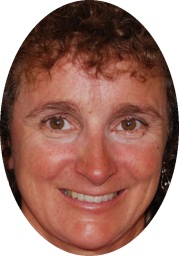
#> input picture test.jpg, 179 x 256 px, found by its file name
$ jupyter execute --allow-errors FaceAndSmileAnalyzer.ipynb   (shell and % lines are left out)
#> lines starting #> are read from the running program, lines starting #| are printed output that depends on the picture; after the words box and inside, x2 and y2 are one past the last pixel; in counts of white or black regions, pixels touching at a corner belong together
[cell 1]

import numpy as np
#import sys
#sys.path.append('/Users/Vicky/anaconda3/lib/python3.6/site-packages')
import cv2
import matplotlib.pyplot as plt
import time


def convertToRGB(img):
    return cv2.cvtColor(img, cv2.COLOR_BGR2RGB)


haar_smile_cascade = cv2.CascadeClassifier('/Users/Vicky/OneDrive/Projects/FaceAndSmileAnalyzer/classifiers/mouth.xml')
test = cv2.imread('/Users/Vicky/OneDrive/Projects/FaceAndSmileAnalyzer/test.jpg')
#> test is the input picture: shape (256, 179, 3); mean B, G, R 105.5, 116.4, 159.6

#cv2.cvtColor(test, cv2.COLOR_BGR2GRAY)
gray_img = test
gray = cv2.cvtColor(gray_img,cv2.COLOR_BGR2GRAY)
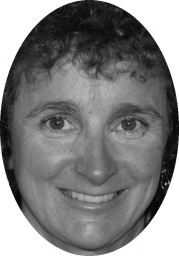
#> gray: shape (256, 179); min 0, max 255, mean 128.1

#Detect smile
smile = haar_smile_cascade.detectMultiScale(gray_img,
                                            scaleFactor= 1.7,
                                            minNeighbors=22,
                                            minSize=(25, 25));
#> smile = [[57, 179, 72, 43]]
print (len(smile))
#| 1


plt.imshow(gray_img)
for (x,y,w,h) in smile:
    img2 = gray_img[y:y+h, x:x+w];
    cv2.rectangle(gray_img, (x,y), (x+w,y+h), (0,255,0), 2)
#> this loop made 1 pass
#> pass 1, `img2 = gray_img[y:y+h, x:x+w];`:
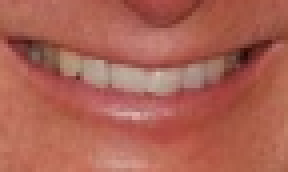
#> img2: shape (43, 72, 3) (shown 4 times larger); mean B, G, R 83.9, 98.3, 171.5
#> after the loop:
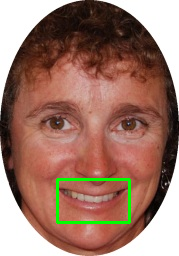
#> gray_img: shape (256, 179, 3); 1.5% of pixels changed, all inside (x1, y1, x2, y2) = (56, 178, 131, 224)


img2 = cv2.cvtColor(img2,cv2.COLOR_BGR2GRAY)
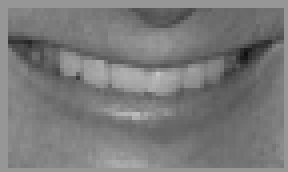
#> img2: shape (43, 72) (shown 4 times larger); min 16, max 196, mean 121.8
#plt.imshow(img2)

corners = cv2.goodFeaturesToTrack(img2,25,0.01,10)
#> corners = 19 rows, first 8: [19, 19], [3, 10], [60, 15], [69, 9], [45, 21], [34, 29], [47, 3], [34, 3]
corners = np.int0(corners)

for i in corners:
    x,y = i.ravel()
    cv2.circle(img2,(x,y),3,255,-1)
#> this loop made 19 passes
#> (x, y) on passes 1 to 12: (19, 19), (3, 10), (60, 15), (69, 9), (45, 21), (34, 29), (47, 3), (34, 3), (69, 40), (29, 18), (3, 40), (35, 41)
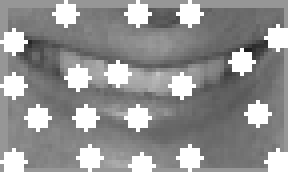
#> img2: shape (43, 72) (shown 4 times larger); 17.47% of pixels changed, all inside (x1, y1, x2, y2) = (0, 0, 72, 43)


plt.imshow(gray_img),plt.show()
#> figure, not shown here; B, G, R data is drawn as R, G, B
